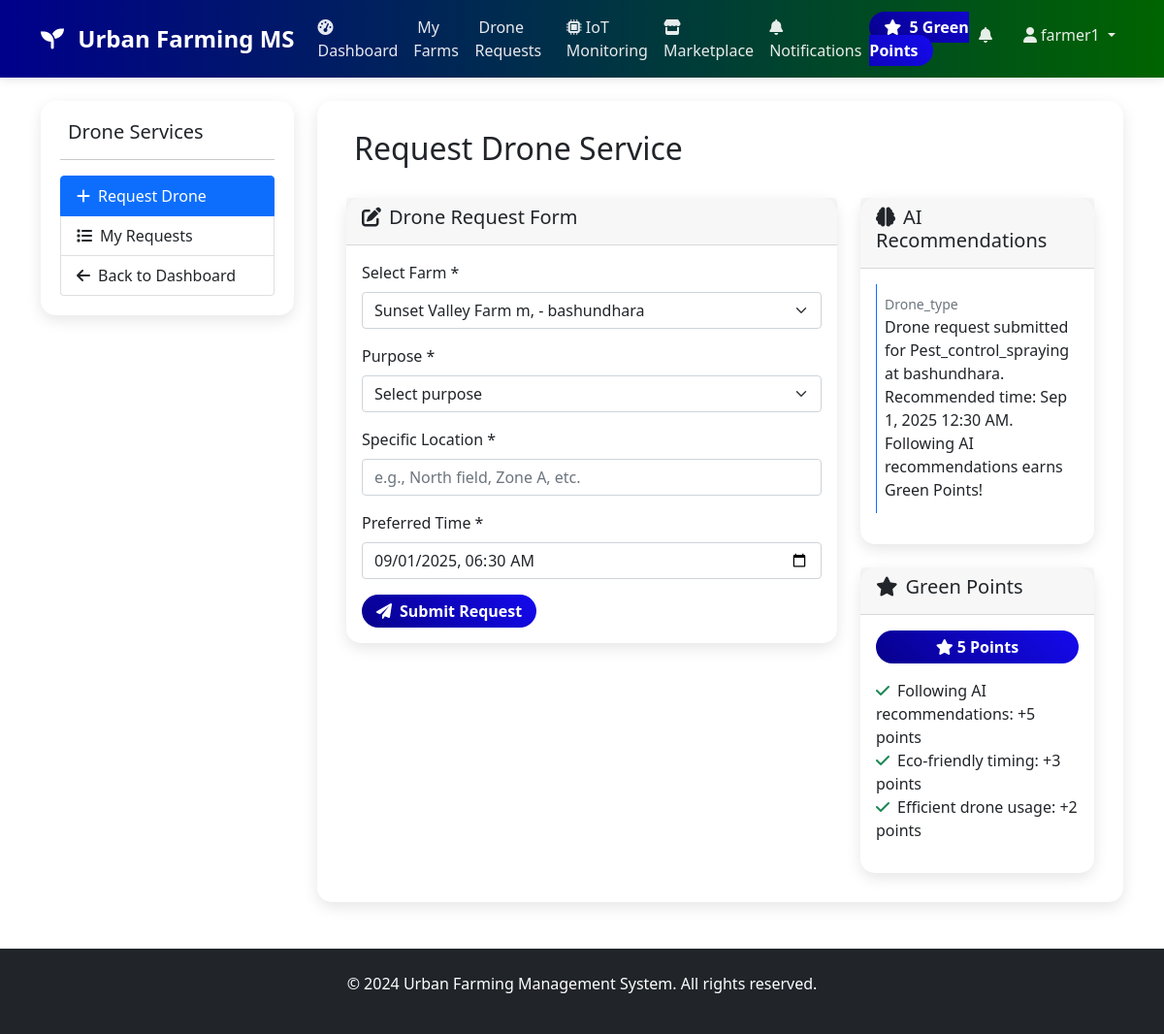
/request_drone.php?farm_id=2 (signed in), run on the app's committed database.
### tables this page shows
CREATE TABLE `ai_recommendations` (
  `id` int(11) NOT NULL,
  `user_id` int(11) NOT NULL,
  `recommendation_type` enum('drone_type','timing','irrigation','pest_control') NOT NULL,
  `recommendation_text` text NOT NULL,
  `sensor_data` longtext DEFAULT NULL CHECK (json_valid(`sensor_data`)),
  `is_followed` tinyint(1) DEFAULT 0,
  `green_points_earned` int(11) DEFAULT 0,
  `created_at` timestamp NOT NULL DEFAULT current_timestamp()
);

### request_drone.php (the view, shortened to what this page needs)
<?php
$database = new Database();
$db = $database->getConnection();
$farm_id = isset($_GET['farm_id']) ? (int)$_GET['farm_id'] : 0;
$farms_query = "SELECT * FROM farms WHERE farmer_id = ? AND status = 'approved' ORDER BY name";
$farms_stmt = $db->prepare($farms_query);
$farms_stmt->execute([$_SESSION['user_id']]);
$farms = $farms_stmt->fetchAll(PDO::FETCH_ASSOC);
$ai_recommendations = [];
if ($farm_id) {
    $ai_query = "SELECT * FROM ai_recommendations WHERE user_id = ? AND recommendation_type IN ('drone_type', 'timing') ORDER BY created_at DESC LIMIT 3";
    $ai_stmt = $db->prepare($ai_query);
    $ai_stmt->execute([$_SESSION['user_id']]);
    $ai_recommendations = $ai_stmt->fetchAll(PDO::FETCH_ASSOC);
}
include 'includes/header.php';
?>
<div class="row">
    <div class="col-md-3">
        <div class="sidebar">
            <h5><i class="fas fa-drone me-2"></i>Drone Services</h5>
            <hr>
            <div class="list-group">
                <a href="request_drone.php" class="list-group-item list-group-item-action active">
                    <i class="fas fa-plus me-2"></i>Request Drone
                </a>
                <a href="drone_requests.php" class="list-group-item list-group-item-action">
                    <i class="fas fa-list me-2"></i>My Requests
                </a>
                <a href="farmer_dashboard.php" class="list-group-item list-group-item-action">
                    <i class="fas fa-arrow-left me-2"></i>Back to Dashboard
                </a>
            </div>
        </div>
    </div>
    <div class="col-md-9">
        <div class="main-content">
            <div class="d-flex justify-content-between align-items-center mb-4">
                <h2><i class="fas fa-drone me-2"></i>Request Drone Service</h2>
            </div>
            <div class="row">
                <div class="col-md-8">
                    <div class="card">
                        <div class="card-header">
                            <h5><i class="fas fa-edit me-2"></i>Drone Request Form</h5>
                        </div>
                        <div class="card-body">
                            <form method="POST" action="">
                                <div class="mb-3">
                                    <label for="farm_id" class="form-label">Select Farm *</label>
                                    <select class="form-select" id="farm_id" name="farm_id" required>
                                        <?php foreach($farms as $farm): ?>
                                            <option value="<?php echo $farm['id']; ?>" <?php echo $farm_id == $farm['id'] ? 'selected' : ''; ?>>
                                                <?php echo htmlspecialchars($farm['name']); ?> - <?php echo htmlspecialchars($farm['location']); ?>
                                            </option>
                                        <?php endforeach; ?>
                                    </select>
                                </div>
                                <div class="mb-3">
                                    <label for="purpose" class="form-label">Purpose *</label>
                                    <select class="form-select" id="purpose" name="purpose" required>
                                        <option value="">Select purpose</option>
                                    </select>
                                </div>
                                <div class="mb-3">
                                    <label for="location" class="form-label">Specific Location *</label>
                                    <input type="text" class="form-control" id="location" name="location"
                                           placeholder="e.g., North field, Zone A, etc." required>
                                </div>
                                <div class="mb-3">
                                    <label for="preferred_time" class="form-label">Preferred Time *</label>
                                    <input type="datetime-local" class="form-control" id="preferred_time" name="preferred_time" required>
                                </div>
                                <button type="submit" class="btn btn-blue-color">
                                    <i class="fas fa-paper-plane me-2"></i>Submit Request
                                </button>
                            </form>
                        </div>
                    </div>
                </div>
                <div class="col-md-4">
                    <div class="card mb-4">
                        <div class="card-header">
                            <h5><i class="fas fa-brain me-2"></i>AI Recommendations</h5>
                        </div>
                        <div class="card-body">
                            <?php if(empty($ai_recommendations)): ?>
                                <p class="text-muted">No AI recommendations yet. Submit your first request to get personalized recommendations!</p>
                            <?php else: ?>
                                <?php foreach($ai_recommendations as $rec): ?>
                                    <div class="mb-3 p-2 border-start border-primary">
                                        <small class="text-muted"><?php echo ucfirst($rec['recommendation_type']); ?></small>
                                        <p class="mb-1"><?php echo htmlspecialchars($rec['recommendation_text']); ?></p>
                                    </div>
                                <?php endforeach; ?>
                            <?php endif; ?>
                        </div>
                    </div>
                    <div class="card">
                        <div class="card-header">
                            <h5><i class="fas fa-star me-2"></i>Green Points</h5>
                        </div>
                        <div class="card-body">
                            <div class="text-center mb-3">
                                <div class="green-points">
                                    <i class="fas fa-star me-1"></i><?php echo $_SESSION['green_points']; ?> Points
                                </div>
                            </div>
                            <ul class="list-unstyled">
                                <li><i class="fas fa-check text-success me-2"></i>Following AI recommendations: +5 points</li>
                                <li><i class="fas fa-check text-success me-2"></i>Eco-friendly timing: +3 points</li>
                                <li><i class="fas fa-check text-success me-2"></i>Efficient drone usage: +2 points</li>
                            </ul>
                        </div>
                    </div>
                </div>
            </div>
        </div>
    </div>
</div>
<?php include 'includes/footer.php'; ?>

### includes/header.php (style rules this page uses)
:root { --primary-color: #2E8B57; --secondary-color: #90EE90; --accent-color: #32CD32; --dark-green: #006400; --light-green: #98FB98; --blue-color: #00008B; --text-color:rgb(255, 255, 255); --gray-color:rgb(0, 0, 0); }
body { font-family: 'Segoe UI', Tahoma, Geneva, Verdana, sans-serif; }
.card { border: none; border-radius: 15px; box-shadow: 0 5px 15px rgba(0,0,0,0.1); transition: transform 0.3s ease; }
.btn-blue-color { background: linear-gradient(45deg, var(--primary-color), var(--accent-color)); border: none; border-radius: 25px; padding: 10px 25px; transition: all 0.3s ease; }
.green-points { background: linear-gradient(45deg,rgb(7, 0, 139),rgb(21, 10, 238)); color:white; padding: 5px 15px; border-radius: 20px; font-weight: bold; }
.btn-blue-color { background: linear-gradient(45deg,rgb(7, 0, 139),rgb(21, 10, 238)); color:white; padding: 5px 15px; border-radius: 20px; font-weight: bold; }
.sidebar { background: white; border-radius: 15px; padding: 20px; box-shadow: 0 5px 15px rgba(0,0,0,0.1); }
.main-content { background: white; border-radius: 15px; padding: 30px; box-shadow: 0 5px 15px rgba(0,0,0,0.1); }

### data on the page
ai_recommendations: recommendation_type "Drone_type", recommendation_text "Drone request submitted for Pest_control_spraying at bashundhara. Recommended time: Sep 1, 2025 12:30 AM. Following AI recommendations earns Green Points!"

### other printed values
$_SESSION['green_points'] "5"
$_SESSION['username'] "farmer1"
form field farm_id "Sunset Valley Farm m, - bashundhara"
